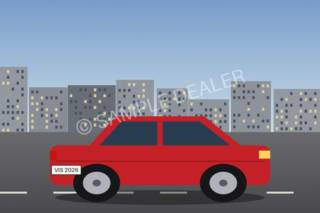
#> input picture samples/hatchback-small.jpg, 320 x 213 px, given in place of hatchback.jpg, which was not available
$ python make_readme_images.py
#> lines starting #> are read from the running program, lines starting #| are printed output that depends on the picture
#!/usr/bin/env python3
"""Build the before/after images used in README.md from real pipeline outputs.

Run the Quickstart demo first so out/ contains the processed files, then:

    python scripts/make_readme_images.py      # writes docs/images/*.jpg
"""
from __future__ import annotations

from pathlib import Path

from PIL import Image, ImageDraw, ImageFont

ROOT = Path(__file__).resolve().parent.parent
SAMPLES, OUT, DOCS = ROOT / "samples", ROOT / "out", ROOT / "docs" / "images"


def checkerboard(size, cell=24) -> Image.Image:
    w, h = size
    board = Image.new("RGB", size, (236, 236, 236))
    d = ImageDraw.Draw(board)
    for y in range(0, h, cell):
        for x in range((y // cell) % 2 * cell, w, cell * 2):
            d.rectangle([x, y, x + cell - 1, y + cell - 1], fill=(204, 204, 204))
    return board


def label(img: Image.Image, text: str) -> Image.Image:
    img = img.convert("RGB")
    d = ImageDraw.Draw(img)
    f = ImageFont.load_default(size=max(16, img.width // 36))
    bbox = d.textbbox((0, 0), text, font=f)
    pad = 8
    d.rectangle([10, 10, 10 + bbox[2] - bbox[0] + 2 * pad, 10 + bbox[3] - bbox[1] + 2 * pad], fill=(20, 20, 24))
    d.text((10 + pad - bbox[0], 10 + pad - bbox[1]), text, font=f, fill=(255, 255, 255))
    return img


def side_by_side(left: Image.Image, right: Image.Image, gap=12) -> Image.Image:
    h = max(left.height, right.height)
    canvas = Image.new("RGB", (left.width + right.width + gap, h), (255, 255, 255))
    canvas.paste(left, (0, 0))
    canvas.paste(right, (left.width + gap, 0))
    return canvas


def stack(rows, gap=12) -> Image.Image:
    w = max(r.width for r in rows)
    canvas = Image.new("RGB", (w, sum(r.height for r in rows) + gap * (len(rows) - 1)), (255, 255, 255))
    y = 0
    for r in rows:
        canvas.paste(r, (0, y))
        y += r.height + gap
    return canvas


def on_checkerboard(rgba: Image.Image) -> Image.Image:
    board = checkerboard(rgba.size).convert("RGBA")
    board.alpha_composite(rgba.convert("RGBA"))
    return board.convert("RGB")


def bg_removal_demo() -> Image.Image:
    rows = []
    for name in ("hatchback", "motorcycle"):
        before = Image.open(SAMPLES / f"{name}.jpg").convert("RGB").resize((720, 480), Image.LANCZOS)
        cut = Image.open(OUT / f"{name}-nobg.png").resize((720, 480), Image.LANCZOS)
        rows.append(side_by_side(label(before, "Before"), label(on_checkerboard(cut), "After: background removed")))
    return stack(rows)


def upscale_demo() -> Image.Image:
    small = Image.open(SAMPLES / "hatchback-small.jpg").convert("RGB")
    up = Image.open(OUT / "hatchback-small-4x.png").convert("RGB")
    box = (40, 115, 140, 185)  # plate + rear wheel region of the 320px input
    big_box = tuple(v * 4 for v in box)
    size = ((box[2] - box[0]) * 7, (box[3] - box[1]) * 7)
    naive = small.crop(box).resize(size, Image.BICUBIC)
    esr = up.crop(big_box).resize(size, Image.LANCZOS)
    return side_by_side(
        label(naive, f"Before: {small.width}x{small.height} input, bicubic zoom"),
        label(esr, f"After: Real-ESRGAN 4x ({up.width}x{up.height})"),
    )


def main() -> None:
    DOCS.mkdir(parents=True, exist_ok=True)
    for name, img in (("demo-background-removal.jpg", bg_removal_demo()), ("demo-upscale.jpg", upscale_demo())):
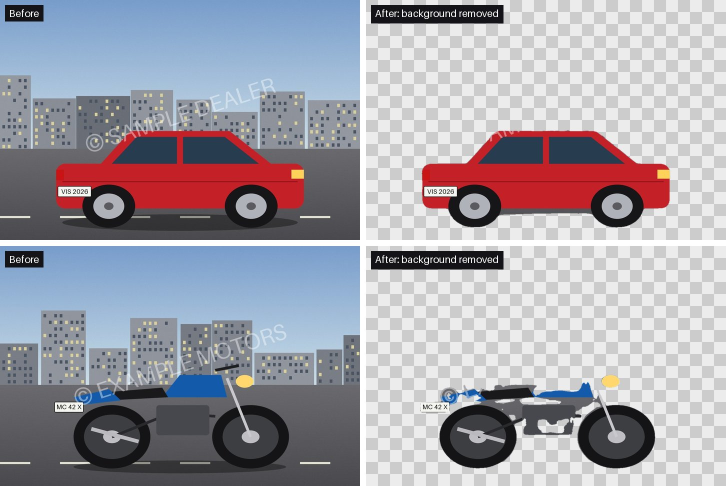
#> input picture docs/images/demo-background-removal.jpg, 1452 x 972 px, given in place of hatchback-nobg.png, which was not available (shown at 1/2 size)
#> in bg_removal_demo, `cut = Image.open(OUT / f"{name}-nobg.png").resize((720, 480), Image.LA..`:
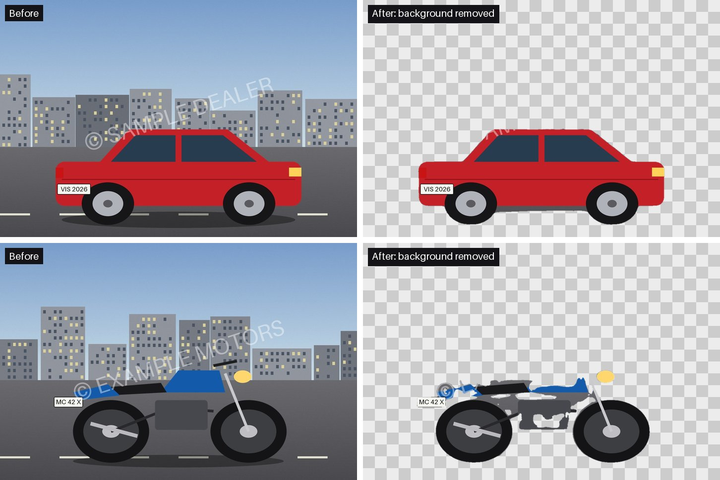
#> cut: PIL image 720x480 RGB; mean R, G, B 161.5, 159.1, 168
#> in label, `bbox = d.textbbox((0, 0), text, font=f)`: bbox = (0, 4, 60, 20)
#> in checkerboard, `w, h = size`: w = 720; h = 480
#> in checkerboard, `board = Image.new("RGB", size, (236, 236, 236))`: board: PIL image 720x480 RGB; every value is 236
#> in on_checkerboard, `board = checkerboard(rgba.size).convert("RGBA")`:
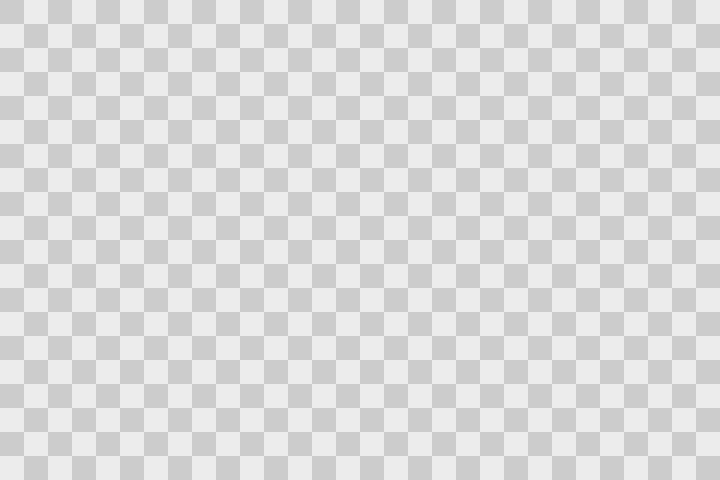
#> board: PIL image 720x480 RGBA; mean R, G, B, A 220, 220, 220, 255
#> in side_by_side, `canvas = Image.new("RGB", (left.width + right.width + gap, h), (255, 2..`: canvas: PIL image 1452x480 RGB; every value is 255
#> in side_by_side, `canvas.paste(left, (0, 0))`:
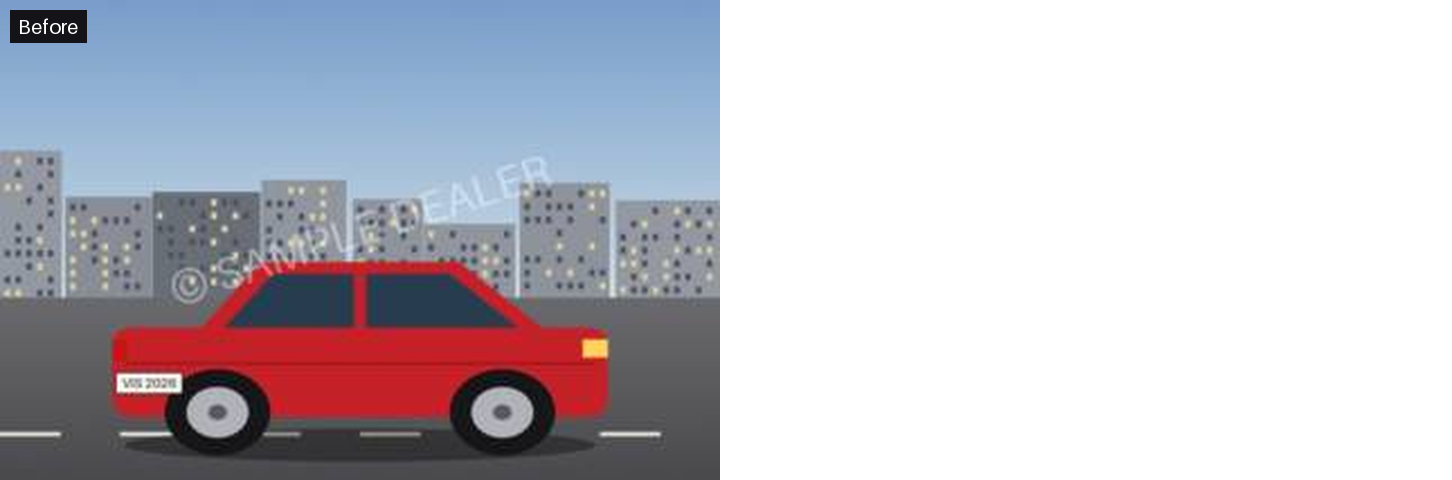
#> canvas: PIL image 1452x480 RGB; mean R, G, B 193.5, 191, 199.2
#> in side_by_side, `canvas.paste(right, (left.width + gap, 0))`:
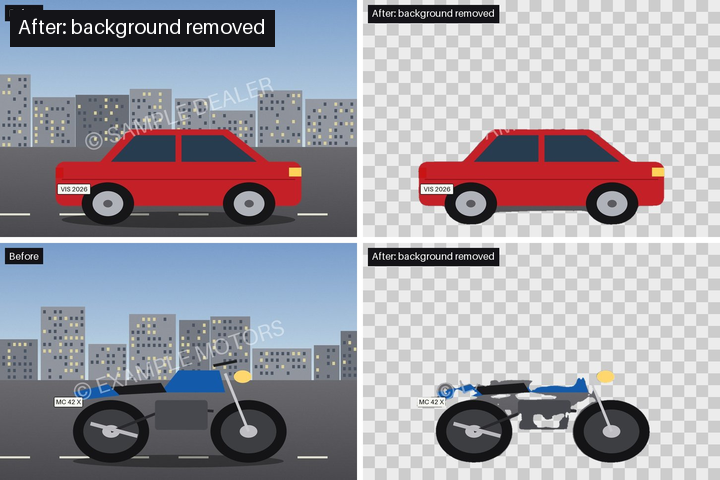
#> right: PIL image 720x480 RGB; mean R, G, B 159, 155.7, 163.6
#> in side_by_side, `canvas.paste(right, (left.width + gap, 0))`:
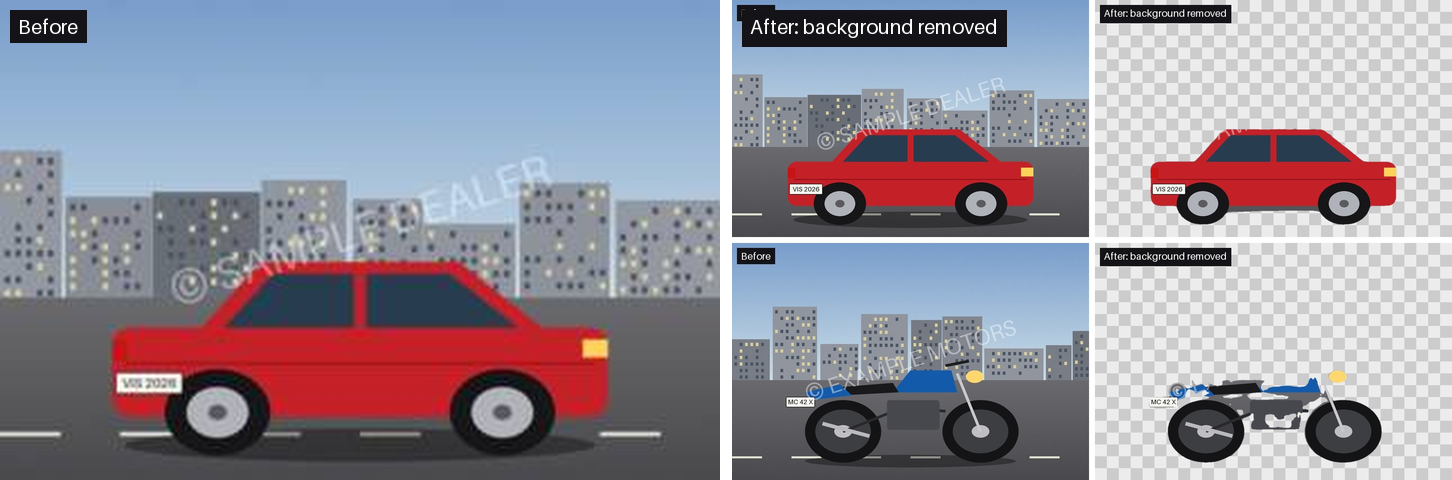
#> canvas: PIL image 1452x480 RGB; mean R, G, B 145.9, 141.8, 153.9
        path = DOCS / name
        img.save(path, quality=85, optimize=True)
        print(path.relative_to(ROOT), img.size, f"{path.stat().st_size // 1024} KB")


if __name__ == "__main__":
#> (the run stopped early here; a loop or call above may not have finished)
